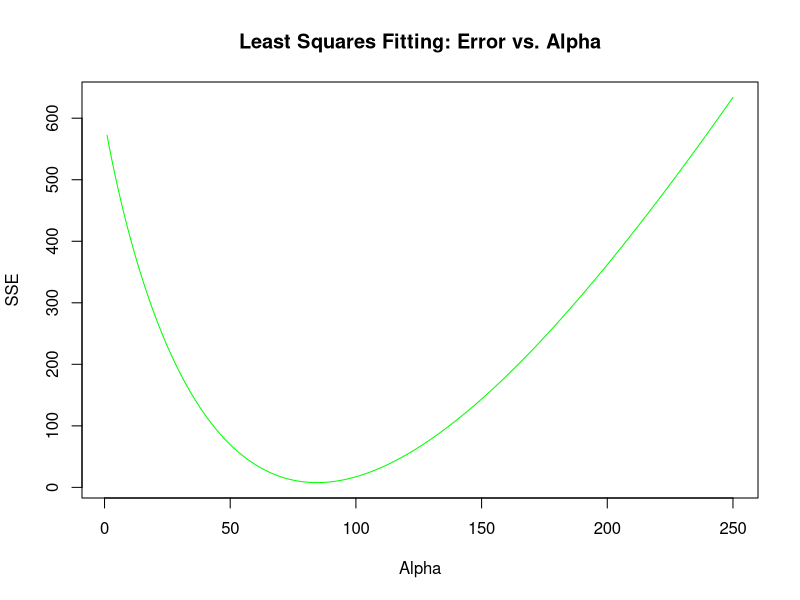
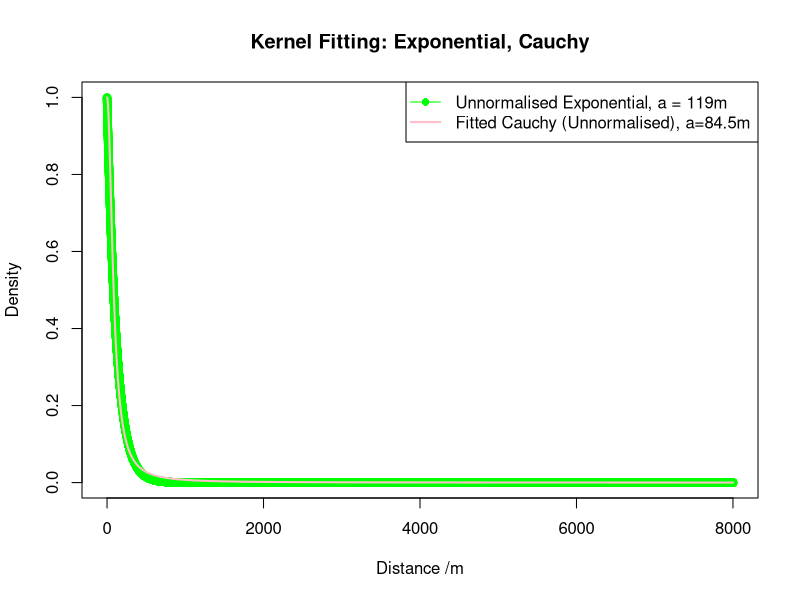

These figures' R source, in order:
# A. Vargas Richards, 29 Jan 2025
# fits the Cauchy kernel to the exponential kernel in R2


exp_fitted <- function(x){ # normalised
  return ((x/119)*exp(-x/119))
}

exp_fitted2 <- function(x){ # unnormalised
  return (exp(-x/119))
}

cauchyf <- function(x, alpha) { # cauchy
  return(1/(1 + (x/alpha)^2))
}

fitls <- function() {
  
  xseq <- seq(0, 8000, by = 0.1) # fit out to the order of ~ R*landscape length
  yseq <- exp_fitted2(xseq)  # fitting against unnormalised exponential kernel
  
  alpha_range <- seq(1, 250, by = .1) # 
  
  errors <- numeric(length(alpha_range))
  
  for (i in seq_along(alpha_range)) {
    alpha <- alpha_range[i]
    
    y_pred <- cauchyf(xseq, alpha)
    
    error <- sum((yseq - y_pred)^2)
    
    errors[i] <- error
  }
  
  plot(alpha_range, errors, type = "l", col = "green", 
       xlab = "Alpha", ylab = "SSE", 
       main = "Least Squares Fitting: Error vs. Alpha")
  
  optimal_alpha <- alpha_range[which.min(errors)]
  cat("Optimal alpha:", optimal_alpha, "\n")
  y_fitted <- cauchyf(xseq, optimal_alpha)
plot(xseq, yseq, col = "green", pch = 10, xlab = "Distance /m", ylab = "Density", 
       main = "Kernel Fitting: Exponential, Cauchy")
  lines(xseq, y_fitted, col = "pink", lwd = 2)  
  legend("topright", legend = c("Unnormalised Exponential, a = 119m ", "Fitted Cauchy (Unnormalised), a=84.5m"), 
         col = c("green", "pink"), pch = c(16, NA), lwd = c(1, 2))
  
  return(list(optimal_alpha = optimal_alpha, min_error = min(errors)))
}

fitls()

